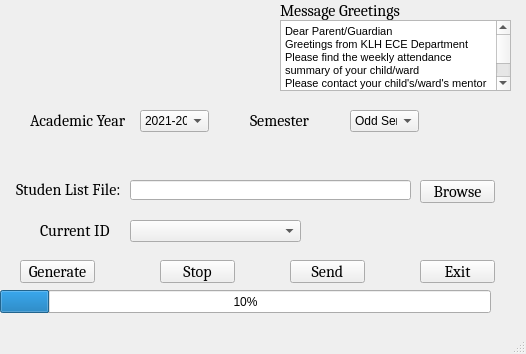
<?xml version="1.0" encoding="UTF-8"?>
<ui version="4.0">
 <class>MainWindow</class>
 <widget class="QMainWindow" name="MainWindow">
  <property name="geometry">
   <rect>
    <x>0</x>
    <y>0</y>
    <width>526</width>
    <height>354</height>
   </rect>
  </property>
  <property name="windowTitle">
   <string>MainWindow</string>
  </property>
  <widget class="QWidget" name="centralwidget">
   <widget class="QLabel" name="label">
    <property name="geometry">
     <rect>
      <x>16</x>
      <y>180</y>
      <width>111</width>
      <height>19</height>
     </rect>
    </property>
    <property name="font">
     <font>
      <family>Cambria</family>
      <pointsize>12</pointsize>
     </font>
    </property>
    <property name="text">
     <string>Studen List File:</string>
    </property>
   </widget>
   <widget class="QLineEdit" name="leFilePath">
    <property name="geometry">
     <rect>
      <x>130</x>
      <y>180</y>
      <width>281</width>
      <height>20</height>
     </rect>
    </property>
   </widget>
   <widget class="QPushButton" name="pbBrowse">
    <property name="geometry">
     <rect>
      <x>420</x>
      <y>180</y>
      <width>75</width>
      <height>23</height>
     </rect>
    </property>
    <property name="font">
     <font>
      <family>Cambria</family>
      <pointsize>12</pointsize>
     </font>
    </property>
    <property name="text">
     <string>Browse</string>
    </property>
   </widget>
   <widget class="QPushButton" name="pbGen">
    <property name="geometry">
     <rect>
      <x>20</x>
      <y>260</y>
      <width>75</width>
      <height>23</height>
     </rect>
    </property>
    <property name="font">
     <font>
      <family>Cambria</family>
      <pointsize>12</pointsize>
     </font>
    </property>
    <property name="text">
     <string>Generate</string>
    </property>
   </widget>
   <widget class="QPushButton" name="pbStop">
    <property name="geometry">
     <rect>
      <x>160</x>
      <y>260</y>
      <width>75</width>
      <height>23</height>
     </rect>
    </property>
    <property name="font">
     <font>
      <family>Cambria</family>
      <pointsize>12</pointsize>
     </font>
    </property>
    <property name="text">
     <string>Stop</string>
    </property>
   </widget>
   <widget class="QPushButton" name="pbExit">
    <property name="geometry">
     <rect>
      <x>420</x>
      <y>260</y>
      <width>75</width>
      <height>23</height>
     </rect>
    </property>
    <property name="font">
     <font>
      <family>Cambria</family>
      <pointsize>12</pointsize>
     </font>
    </property>
    <property name="text">
     <string>Exit</string>
    </property>
   </widget>
   <widget class="QPushButton" name="pbSend">
    <property name="geometry">
     <rect>
      <x>290</x>
      <y>260</y>
      <width>75</width>
      <height>23</height>
     </rect>
    </property>
    <property name="font">
     <font>
      <family>Cambria</family>
      <pointsize>12</pointsize>
     </font>
    </property>
    <property name="text">
     <string>Send</string>
    </property>
   </widget>
   <widget class="QLabel" name="label_9">
    <property name="geometry">
     <rect>
      <x>30</x>
      <y>110</y>
      <width>111</width>
      <height>20</height>
     </rect>
    </property>
    <property name="font">
     <font>
      <family>Cambria</family>
      <pointsize>12</pointsize>
     </font>
    </property>
    <property name="text">
     <string>Academic Year</string>
    </property>
   </widget>
   <widget class="QLabel" name="label_8">
    <property name="geometry">
     <rect>
      <x>250</x>
      <y>110</y>
      <width>91</width>
      <height>20</height>
     </rect>
    </property>
    <property name="font">
     <font>
      <family>Cambria</family>
      <pointsize>12</pointsize>
     </font>
    </property>
    <property name="text">
     <string>Semester</string>
    </property>
   </widget>
   <widget class="QComboBox" name="cbAcademicYear">
    <property name="geometry">
     <rect>
      <x>140</x>
      <y>110</y>
      <width>69</width>
      <height>22</height>
     </rect>
    </property>
    <item>
     <property name="text">
      <string>2021-2022</string>
     </property>
    </item>
   </widget>
   <widget class="QComboBox" name="cbSem">
    <property name="geometry">
     <rect>
      <x>350</x>
      <y>110</y>
      <width>69</width>
      <height>22</height>
     </rect>
    </property>
    <item>
     <property name="text">
      <string>Odd Sem</string>
     </property>
    </item>
   </widget>
   <widget class="QLabel" name="label_4">
    <property name="geometry">
     <rect>
      <x>40</x>
      <y>220</y>
      <width>81</width>
      <height>21</height>
     </rect>
    </property>
    <property name="font">
     <font>
      <family>Cambria</family>
      <pointsize>12</pointsize>
     </font>
    </property>
    <property name="text">
     <string>Current ID</string>
    </property>
   </widget>
   <widget class="QComboBox" name="cbStudentID">
    <property name="geometry">
     <rect>
      <x>130</x>
      <y>220</y>
      <width>171</width>
      <height>22</height>
     </rect>
    </property>
    <property name="editable">
     <bool>false</bool>
    </property>
   </widget>
   <widget class="QProgressBar" name="progressBar">
    <property name="geometry">
     <rect>
      <x>0</x>
      <y>290</y>
      <width>491</width>
      <height>23</height>
     </rect>
    </property>
    <property name="value">
     <number>10</number>
    </property>
    <property name="textVisible">
     <bool>true</bool>
    </property>
   </widget>
   <widget class="QLabel" name="label_5">
    <property name="geometry">
     <rect>
      <x>280</x>
      <y>0</y>
      <width>151</width>
      <height>20</height>
     </rect>
    </property>
    <property name="font">
     <font>
      <family>Cambria</family>
      <pointsize>12</pointsize>
     </font>
    </property>
    <property name="text">
     <string>Message Greetings</string>
    </property>
   </widget>
   <widget class="QTextEdit" name="teGreetings">
    <property name="geometry">
     <rect>
      <x>280</x>
      <y>20</y>
      <width>231</width>
      <height>71</height>
     </rect>
    </property>
    <property name="html">
     <string>&lt;!DOCTYPE HTML PUBLIC &quot;-//W3C//DTD HTML 4.0//EN&quot; &quot;http://www.w3.org/TR/REC-html40/strict.dtd&quot;&gt;
&lt;html&gt;&lt;head&gt;&lt;meta name=&quot;qrichtext&quot; content=&quot;1&quot; /&gt;&lt;style type=&quot;text/css&quot;&gt;
p, li { white-space: pre-wrap; }
&lt;/style&gt;&lt;/head&gt;&lt;body style=&quot; font-family:'MS Shell Dlg 2'; font-size:8.25pt; font-weight:400; font-style:normal;&quot;&gt;
&lt;p style=&quot; margin-top:0px; margin-bottom:0px; margin-left:0px; margin-right:0px; -qt-block-indent:0; text-indent:0px;&quot;&gt;Dear Parent/Guardian&lt;/p&gt;
&lt;p style=&quot; margin-top:0px; margin-bottom:0px; margin-left:0px; margin-right:0px; -qt-block-indent:0; text-indent:0px;&quot;&gt;Greetings from KLH ECE Department&lt;/p&gt;
&lt;p style=&quot; margin-top:0px; margin-bottom:0px; margin-left:0px; margin-right:0px; -qt-block-indent:0; text-indent:0px;&quot;&gt;Please find the weekly attendance summary of your child/ward&lt;/p&gt;
&lt;p style=&quot; margin-top:0px; margin-bottom:0px; margin-left:0px; margin-right:0px; -qt-block-indent:0; text-indent:0px;&quot;&gt;Please contact your child's/ward's mentor for any clarification or suggestion&lt;/p&gt;
&lt;p style=&quot;-qt-paragraph-type:empty; margin-top:0px; margin-bottom:0px; margin-left:0px; margin-right:0px; -qt-block-indent:0; text-indent:0px;&quot;&gt;&lt;br /&gt;&lt;/p&gt;&lt;/body&gt;&lt;/html&gt;</string>
    </property>
   </widget>
  </widget>
  <widget class="QMenuBar" name="menubar">
   <property name="geometry">
    <rect>
     <x>0</x>
     <y>0</y>
     <width>526</width>
     <height>21</height>
    </rect>
   </property>
  </widget>
  <widget class="QStatusBar" name="statusbar"/>
 </widget>
 <resources/>
 <connections/>
</ui>
